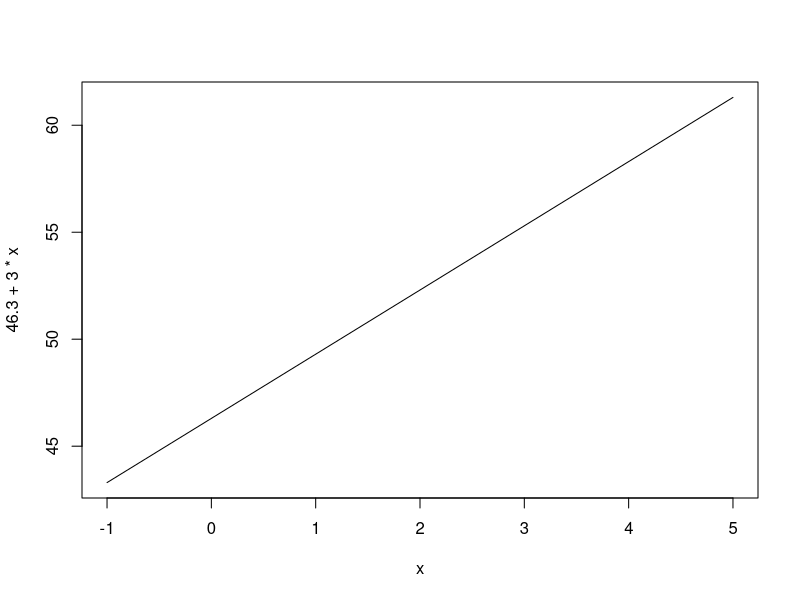
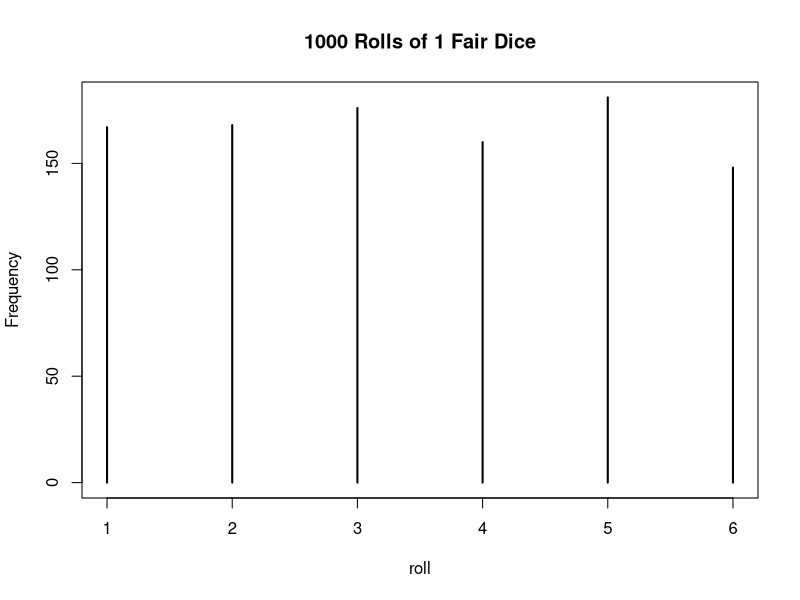

Generate these figures, in order, with R:
## ---- chunk 1
knitr::opts_chunk$set(echo = TRUE)
# Load all packages here:
library(tidyverse)
library(dplyr)
library(ggplot2)
# Set seed value of random number generator to get "replicable" random numbers.
# The choice of seed value of 76 was an arbitrary one on my part.
set.seed(76)
## ---- chunk 2
stratum = 1:3
label = c('United States', 'Mexico', 'Canada')
population = c(310, 112, 34)
averageAge = c(36.8, 26.7, 40.7)
#put vectors in a tibble to display
tibble(stratum, label, population, averageAge)
## ---- chunk 3
averageNA = (population / sum(population)) %*% averageAge
round(averageNA, 1)
## ---- chunk 4
x1 = c(-1, 0, 1)
x0 = rep(1, 3)
X = matrix(c(x0, x1), 3, 2)
X
## ---- chunk 5
betahat=c(46.3,3.0)
yhat=X%*%betahat
yhat
## ---- chunk 6
curve(46.3+3.0*x, from=-1, to=5)
## ---- chunk 7
population=tribble(
~height, ~eyecolor, ~p,
"T", "Bl", .12,
"T", "Br", .15,
"T", "G", .03,
"M", "Bl", .22,
"M", "Br", .34,
"M", "G", .04,
"S", "Bl", .06,
"S", "Br", .01,
"S", "G", .03)
population
## ---- chunk 8
dice = 1:6
sample(x = dice, size = 1, replace = TRUE)
## ---- chunk 9
sims = sample(x = dice, size = 1000, replace = TRUE)
table(sims) / length(sims)
plot(table(sims), xlab = 'roll', ylab = 'Frequency', main = '1000 Rolls of 1 Fair Dice')
## ---- chunk 10
test <- c(1,2,3,4)
test1 <- sum((test - 2.5) ^ 2 / 4)
sqrt(test1)
